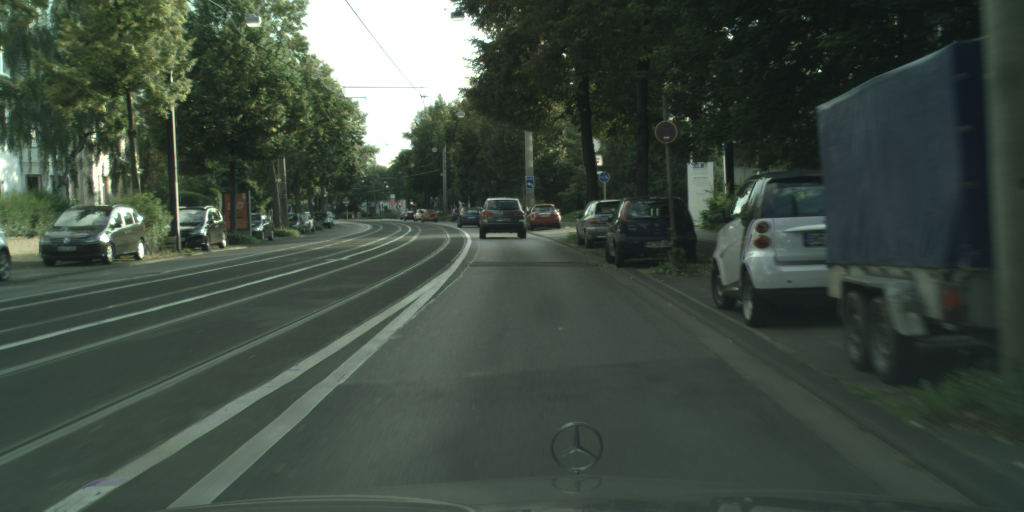
#> input picture part_I_run_attention/data/bonn_000000_000019_leftImg8bit.png, 2048 x 1024 px (shown at 1/2 size); its folder holds only this picture in this run
$ python run_attention.py --image data/bonn_000000_000019_leftImg8bit.png --dir data
#> lines starting #> are read from the running program, lines starting #| are printed output that depends on the picture
import PIL
import numpy
from matplotlib import patches

try:
    print("Elementary imports: ")
    import os
    import json
    import glob
    import argparse

    print("numpy/scipy imports:")
    import numpy as np
    from scipy import signal as sg
    import scipy.ndimage as ndimage
    from scipy.ndimage.filters import maximum_filter

    print("PIL imports:")
    from PIL import Image

    print("matplotlib imports:")
    import matplotlib.pyplot as plt
except ImportError:
    print("Need to fix the installation")
    raise

print("All imports okay. Yay!")


def non_max_suppression(dim, result, c_image, color):
    x = []
    y = []
    image_height, image_width = result.shape[:2]
    for i in range(0, image_height - dim, dim):
        for j in range(0, image_width - dim, dim):
            index = np.argmax(result[i:i + dim, j:j + dim])
            a = np.amax(result[i:i + dim, j:j + dim])
            if a > 80:
                x.append(index // dim + i)
                y.append(index % dim + j)
                c_image[index // dim + i, index % dim + j] = color
    return x, y


def red_picture(im_red, filter_kernel, c_image):
    grad = sg.convolve2d(im_red, filter_kernel, boundary='symm', mode='same')
    result = ndimage.maximum_filter(grad, size=5)
    print_picture(im_red, c_image, result, grad)
    x_red, y_red = non_max_suppression(14, result, c_image, [255, 0, 0])
    return x_red, y_red


def print_picture(im_green, c_image, result, grad):
    fig, (ax_orig, ax_mag, ax_ang) = plt.subplots(3, 1, figsize=(12, 30))
    ax_orig.imshow(im_green)
    ax_orig.set_title('Original')
    ax_orig.set_axis_off()
    ax_mag.imshow(np.absolute(grad))
    ax_mag.set_title('Gradient magnitude')
    ax_mag.set_axis_off()
    ax_ang.imshow(np.absolute(result))
    ax_ang.set_title('Gradient orientation')
    ax_ang.set_axis_off()
    fig.show()
    fig, (max_mag) = plt.subplots(1, 1, figsize=(6, 15))
    max_mag.set_axis_off()
    max_mag.imshow(np.absolute(c_image))
    fig.show()


def green_picture(im_green, filter_kernel, c_image):
    grad = sg.convolve2d(im_green, filter_kernel, boundary='symm', mode='same')
    result = ndimage.maximum_filter(grad, size=5)
    x_green, y_green = non_max_suppression(18, result, c_image, [0, 255, 0])
    print_picture(im_green, c_image, result, grad)
    return x_green, y_green


def find_tfl_lights(c_image: np.ndarray, **kwargs):
    """
    Detect candidates for TFL lights. Use c_image, kwargs and you imagination to implement
    :param c_image: The image itself as np.uint8, shape of (H, W, 3)
    :param kwargs: Whatever config you want to pass in here
    :return: 4-tuple of x_red, y_red, x_green, y_green
    """
    im_red = c_image[:, :, 0]
    im_green = c_image[:, :, 1]
    filter_kernel = [
        [-1 / 225, -1 / 225, -1 / 225, -1 / 225, -1 / 225, -1 / 225, -1 / 225, -1 / 225, -1 / 225, -1 / 225, -1 / 225,
         -1 / 225, -1 / 225, -1 / 225, -1 / 225],
        [-1 / 225, -1 / 225, -1 / 225, -1 / 225, -1 / 225, -1 / 225, -1 / 225, -1 / 225, -1 / 225, -1 / 225, -1 / 225,
         -1 / 225, -1 / 225, -1 / 225, -1 / 225],
        [-1 / 225, -1 / 225, -1 / 225, -2 / 225, -2 / 225, -2 / 225, -2 / 225, -2 / 225, -2 / 225, -2 / 225, -2 / 225,
         -2 / 225, -1 / 225, -1 / 225, -1 / 225],
        [-1 / 225, -1 / 225, -1 / 225, -2 / 225, -2 / 225, -2 / 225, -2 / 225, -2 / 225, -2 / 225, -2 / 225, -2 / 225,
         -2 / 225, -1 / 225, -1 / 225, -1 / 225],
        [-1 / 225, -1 / 225, -1 / 225, -2 / 225, -2 / 225, -2 / 225, -2 / 225, -2 / 225, -2 / 225, -2 / 225, -2 / 225,
         -2 / 225, -1 / 225, -1 / 225, -1 / 225],
        [-1 / 225, -1 / 225, -1 / 225, -2 / 225, -2 / 225, 11 / 225, 11 / 225, 11 / 225, 11 / 225, 11 / 225, -2 / 225,
         -2 / 225, -1 / 225, -1 / 225, -1 / 225],
        [-1 / 225, -1 / 225, -1 / 225, -2 / 225, -2 / 225, 11 / 225, 11 / 225, 11 / 225, 11 / 225, 11 / 225, -2 / 225,
         -2 / 225, -1 / 225, -1 / 225, -1 / 225],
        [-1 / 225, -1 / 225, -1 / 225, -2 / 225, -2 / 225, 11 / 225, 11 / 225, 11 / 225, 11 / 225, 11 / 225, -2 / 225,
         -2 / 225, -1 / 225, -1 / 225, -1 / 225],
        [-1 / 225, -1 / 225, -1 / 225, -2 / 225, -2 / 225, 11 / 225, 11 / 225, 11 / 225, 11 / 225, 11 / 225, -2 / 225,
         -2 / 225, -1 / 225, -1 / 225, -1 / 225],
        [-1 / 225, -1 / 225, -1 / 225, -2 / 225, -2 / 225, 11 / 225, 11 / 225, 11 / 225, 11 / 225, 11 / 225, -2 / 225,
         -2 / 225, -1 / 225, -1 / 225, -1 / 225],
        [-1 / 225, -1 / 225, -1 / 225, -2 / 225, -2 / 225, -2 / 225, -2 / 225, -2 / 225, -2 / 225, -2 / 225, -2 / 225,
         -2 / 225, -1 / 225, -1 / 225, -1 / 225],
        [-1 / 225, -1 / 225, -1 / 225, -2 / 225, -2 / 225, -2 / 225, -2 / 225, -2 / 225, -2 / 225, -2 / 225, -2 / 225,
         -2 / 225, -1 / 225, -1 / 225, -1 / 225],
        [-1 / 225, -1 / 225, -2 / 225, -2 / 225, -2 / 225, -2 / 225, -2 / 225, -2 / 225, -2 / 225, -2 / 225, -2 / 225,
         -2 / 225, -1 / 225, -1 / 225, -1 / 225],
        [-1 / 225, -1 / 225, -1 / 225, -1 / 225, -1 / 225, -1 / 225, -1 / 225, -1 / 225, -1 / 225, -1 / 225, -1 / 225,
         -1 / 225, -1 / 225, -1 / 225, -1 / 225],
        [-1 / 225, -1 / 225, -1 / 225, -1 / 225, -1 / 225, -1 / 225, 1 / 225, -1 / 225, -1 / 225, -1 / 225, -1 / 225,
         -1 / 225, -1 / 225, -1 / 225, -1 / 225]]
    x_red, y_red = red_picture(im_red, filter_kernel, c_image)
    x_green, y_green = green_picture(im_green, filter_kernel, c_image)
    return x_red, y_red, x_green, y_green


def test_find_tfl_lights(image_path, json_path=None, fig_num=None):
    """
    Run the attention code
    """
    image = np.array(Image.open(image_path))
    if json_path is None:
        objects = None
    else:
        gt_data = json.load(open(json_path))
        what = ['traffic light']
        objects = [o for o in gt_data['objects'] if o['label'] in what]
    x_red, y_red, x_green, y_green = find_tfl_lights(image, some_threshold=42)


def main(argv=None):
    """It's nice to have a standalone tester for the algorithm.
    Consider looping over some images from here, so you can manually exmine the results
    Keep this functionality even after you have all system running, because you sometime want to debug/improve a module
    :param argv: In case you want to programmatically run this"""
    parser = argparse.ArgumentParser("Test TFL attention mechanism")
    parser.add_argument('-i', '--image', type=str, help='Path to an image')
    parser.add_argument("-j", "--json", type=str, help="Path to json GT for comparison")
    parser.add_argument('-d', '--dir', type=str, help='Directory to scan images in')

    args = parser.parse_args(argv)
    default_base = 'data'
    if args.dir is None:
        args.dir = default_base
    flist = glob.glob(os.path.join(args.dir, '*_leftImg8bit.png'))
    for image in flist:
        json_fn = image.replace('_leftImg8bit.png', '_gtFine_polygons.json')
        if not os.path.exists(json_fn):
            json_fn = None
        test_find_tfl_lights(image, json_fn)
#> in test_find_tfl_lights, image is the input picture: shape (1024, 2048, 3); mean R, G, B 63, 74.8, 65.2
#> in find_tfl_lights, `im_red = c_image[:, :, 0]`:
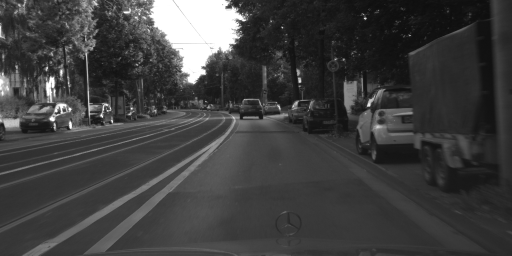
#> im_red: shape (1024, 2048) (shown at 1/4 size); min 0, max 255, mean 63
#> in find_tfl_lights, `im_green = c_image[:, :, 1]`:
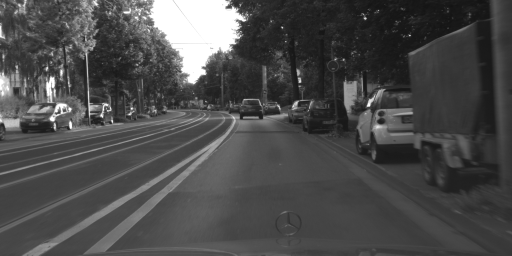
#> im_green: shape (1024, 2048) (shown at 1/4 size); min 15, max 255, mean 74.8
#> in red_picture, `grad = sg.convolve2d(im_red, filter_kernel, boundary='symm', mode='sam..`:
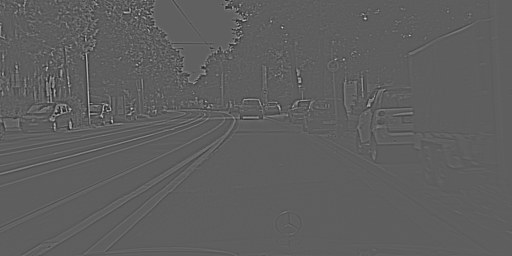
#> grad: shape (1024, 2048) float64 (shown at 1/4 size); min -98.46, max 168.4, mean 0.6; drawn with min black and max white
#> in red_picture, `result = ndimage.maximum_filter(grad, size=5)`:
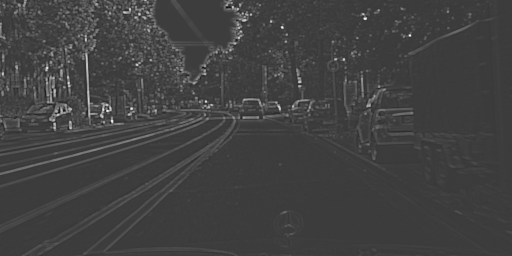
#> result: shape (1024, 2048) float64 (shown at 1/4 size); min -50.74, max 168.4, mean 5.9; drawn with min black and max white
#> in print_picture, `fig.show()`:
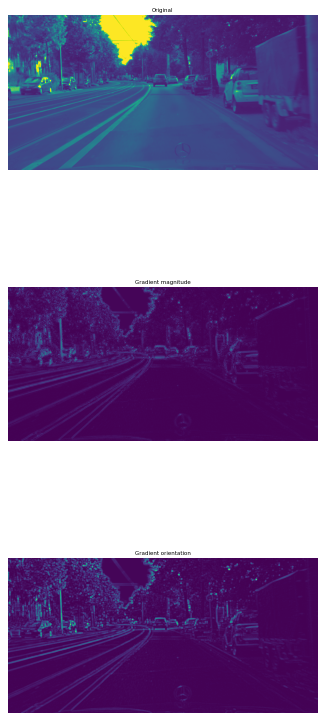
#> figure drawn by matplotlib, 3 panels
#> after the loop in non_max_suppression, `for i in range(0, image_height - dim, dim):`: x = 265 values, max 510 at index 264, min 0 at index 2, mean 275.8; y = 265 values, max 1638 at index 68, min 0 at index 55, mean 648.3
#> in red_picture, `x_red, y_red = non_max_suppression(14, result, c_image, [255, 0, 0])`: x_red has the same summary as x in non_max_suppression; y_red has the same summary as y in non_max_suppression
#> in find_tfl_lights, `x_red, y_red = red_picture(im_red, filter_kernel, c_image)`: x_red has the same summary as x in non_max_suppression; y_red has the same summary as y in non_max_suppression
#> in green_picture, `x_green, y_green = non_max_suppression(18, result, c_image, [0, 255, 0])`: x_green = 198 values, max 510 at index 195, min 0 at index 2, mean 278.9; y_green = 198 values, max 1638 at index 53, min 2 at index 40, mean 629.1
#> in test_find_tfl_lights, `x_red, y_red, x_green, y_green = find_tfl_lights(image, some_threshold..`: x_red has the same summary as x in non_max_suppression; y_red has the same summary as y in non_max_suppression
    if len(flist):
        print("You should now see some images, with the ground truth marked on them. Close all to quit.")
    else:
        print("Bad configuration?? Didn't find any picture to show")


if __name__ == '__main__':
    main()

$ run again, on data/bremen_000290_000019_leftImg8bit.png
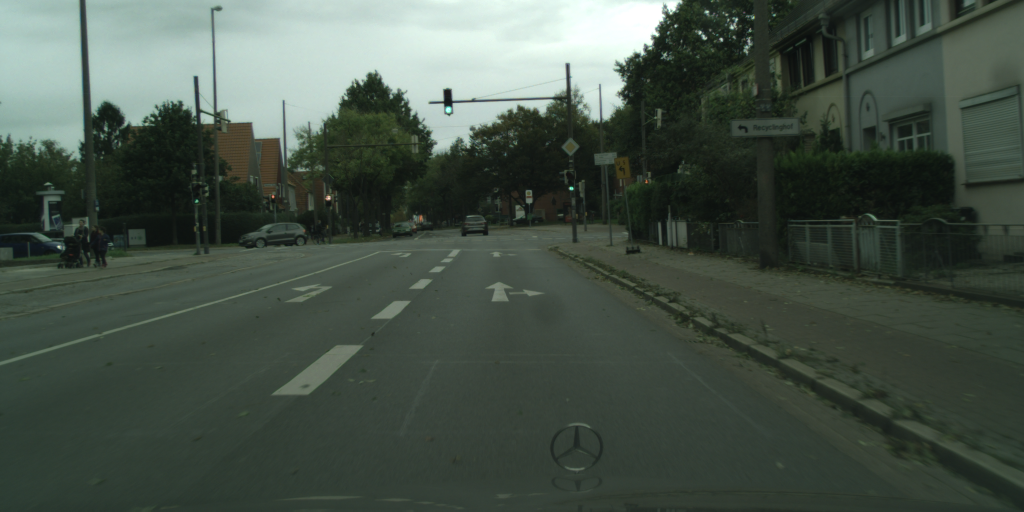
#> input picture data/bremen_000290_000019_leftImg8bit.png, 2048 x 1024 px (shown at 1/2 size)
#> in test_find_tfl_lights, image is the input picture: shape (1024, 2048, 3); mean R, G, B 69.4, 81.4, 71.5
#> in red_picture, `result = ndimage.maximum_filter(grad, size=5)`:
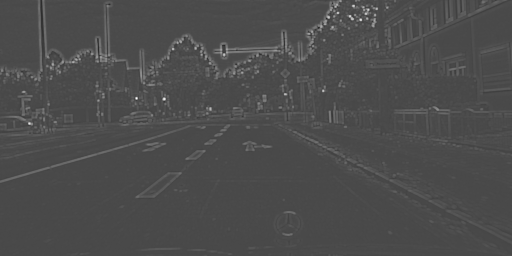
#> result: shape (1024, 2048) float64 (shown at 1/4 size); min -62.26, max 158.5, mean 4.1; drawn with min black and max white
#> after the loop in non_max_suppression, `for i in range(0, image_height - dim, dim):`: x = 72 values, max 492 at index 71, min 21 at index 2, mean 177.1; y = 72 values, max 1504 at index 10, min 115 at index 71, mean 1064.8
#> in red_picture, `x_red, y_red = non_max_suppression(14, result, c_image, [255, 0, 0])`: x_red has the same summary as x in non_max_suppression; y_red has the same summary as y in non_max_suppression
#> in find_tfl_lights, `x_red, y_red = red_picture(im_red, filter_kernel, c_image)`: x_red has the same summary as x in non_max_suppression; y_red has the same summary as y in non_max_suppression
#> in green_picture, `x_green, y_green = non_max_suppression(18, result, c_image, [0, 255, 0])`: x_green = 65 values, max 492 at index 64, min 22 at index 1, mean 147.6; y_green = 65 values, max 1548 at index 7, min 116 at index 64, mean 1110.9
#> in print_picture (call 2), `fig.show()`:
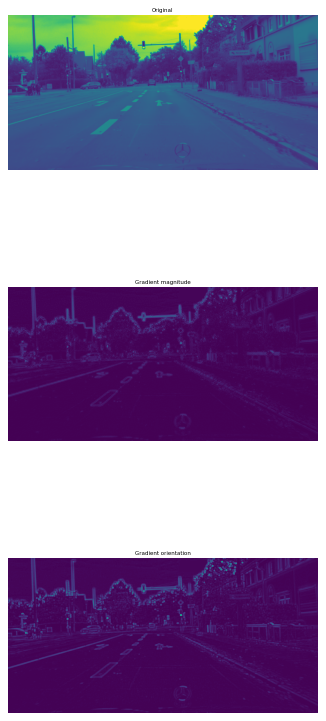
#> figure drawn by matplotlib, 3 panels
#> in test_find_tfl_lights, `x_red, y_red, x_green, y_green = find_tfl_lights(image, some_threshold..`: x_red has the same summary as x in non_max_suppression; y_red has the same summary as y in non_max_suppression

$ run again, on part_I_run_attention/data/bonn_000001_000019_leftImg8bit.png
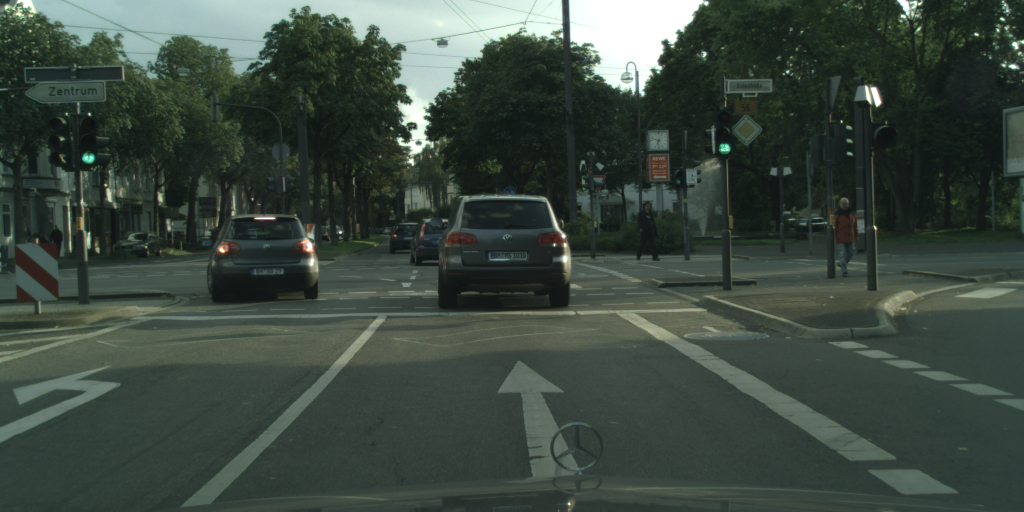
#> input picture part_I_run_attention/data/bonn_000001_000019_leftImg8bit.png, 2048 x 1024 px (shown at 1/2 size)
#> in test_find_tfl_lights, image is the input picture: shape (1024, 2048, 3); mean R, G, B 60.5, 72.5, 64.1
#> in red_picture, `result = ndimage.maximum_filter(grad, size=5)`:
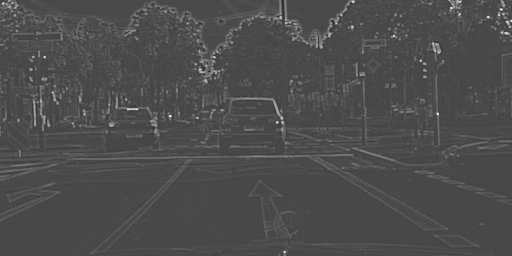
#> result: shape (1024, 2048) float64 (shown at 1/4 size); min -70.54, max 183.1, mean 6.2; drawn with min black and max white
#> in print_picture, `fig.show()`:
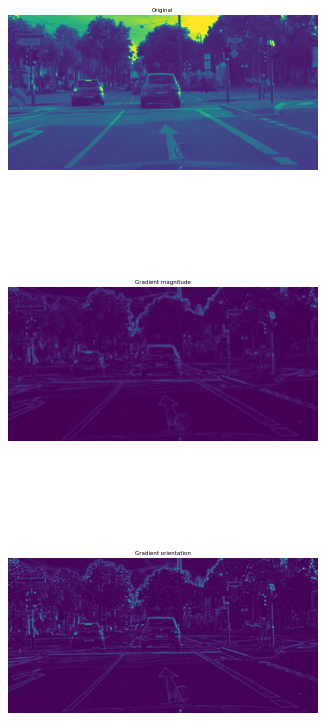
#> figure drawn by matplotlib, 3 panels
#> after the loop in non_max_suppression, `for i in range(0, image_height - dim, dim):`: x = 220 values, max 1008 at index 219, min 0 at index 6, mean 261.6; y = 220 values, max 2043 at index 48, min 10 at index 0, mean 956.6
#> in red_picture, `x_red, y_red = non_max_suppression(14, result, c_image, [255, 0, 0])`: x_red has the same summary as x in non_max_suppression; y_red has the same summary as y in non_max_suppression
#> in find_tfl_lights, `x_red, y_red = red_picture(im_red, filter_kernel, c_image)`: x_red has the same summary as x in non_max_suppression; y_red has the same summary as y in non_max_suppression
#> in green_picture, `x_green, y_green = non_max_suppression(18, result, c_image, [0, 255, 0])`: x_green = 175 values, max 1005 at index 174, min 2 at index 2, mean 244; y_green = 175 values, max 2025 at index 40, min 11 at index 0, mean 984.4
#> in test_find_tfl_lights, `x_red, y_red, x_green, y_green = find_tfl_lights(image, some_threshold..`: x_red has the same summary as x in non_max_suppression; y_red has the same summary as y in non_max_suppression
